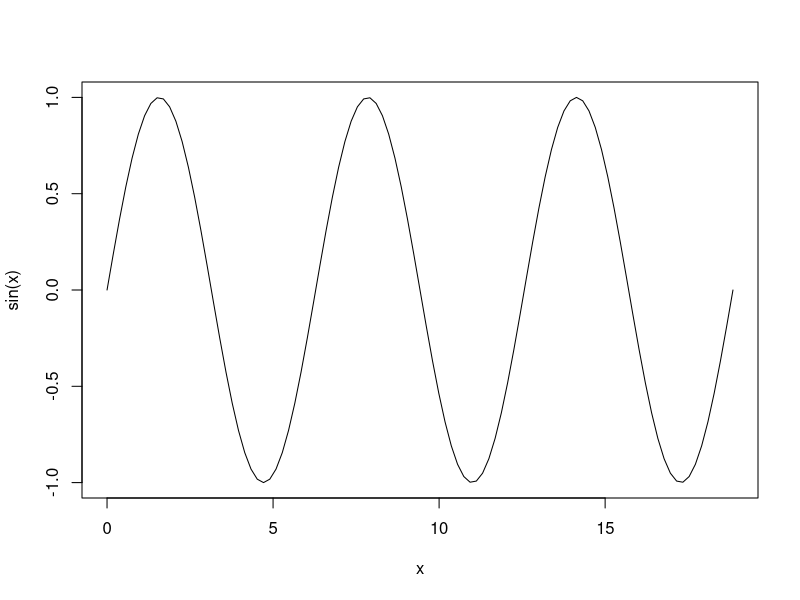
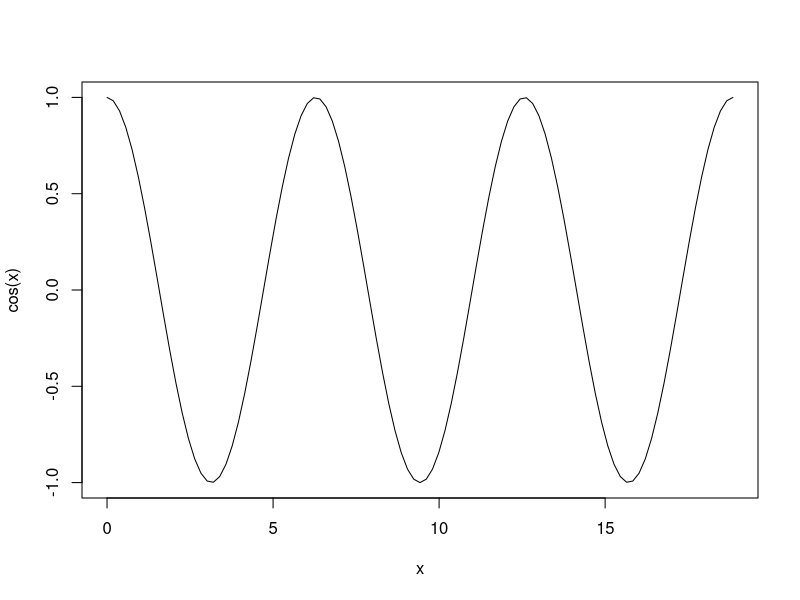
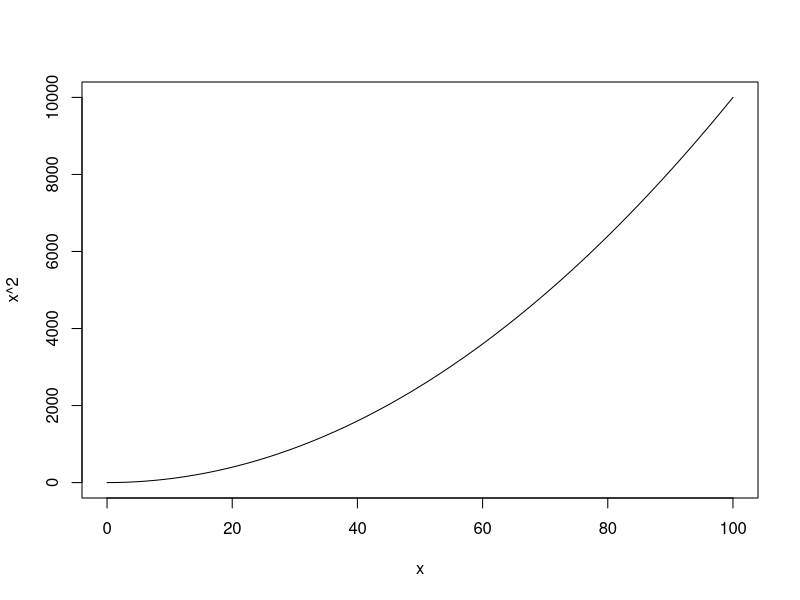
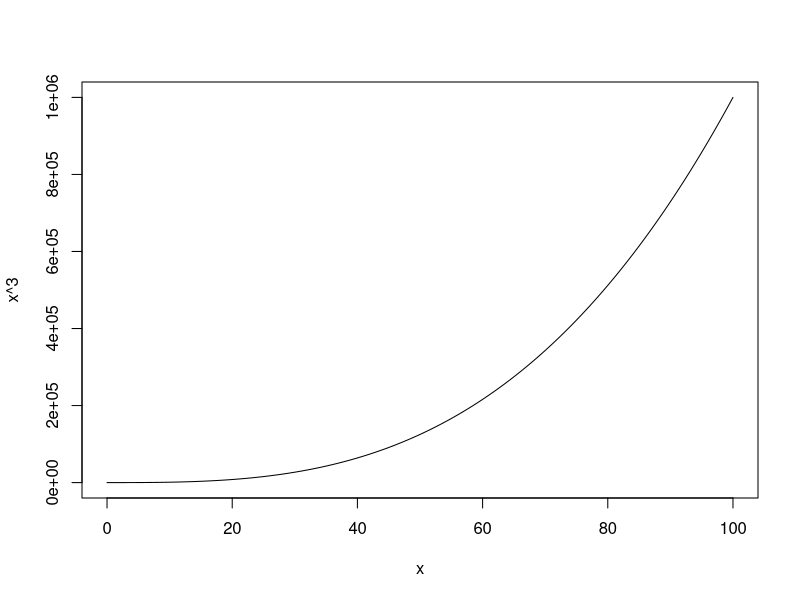
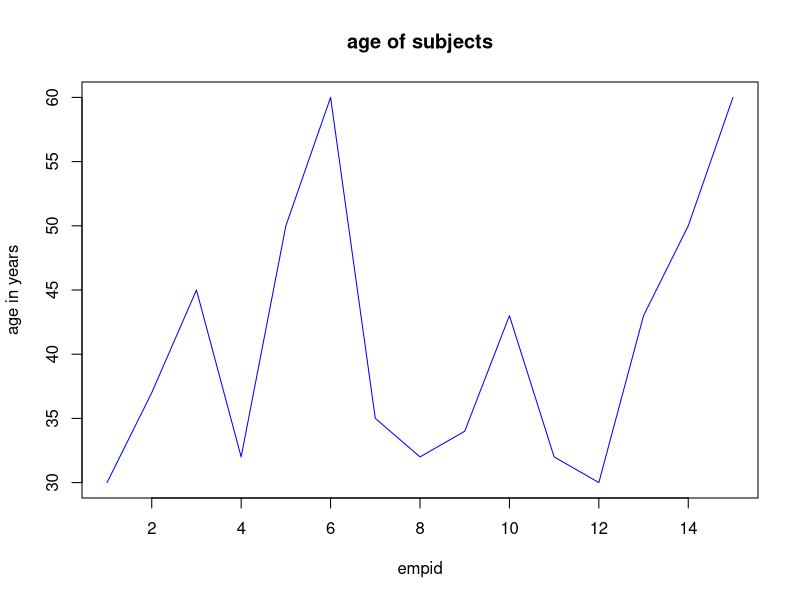
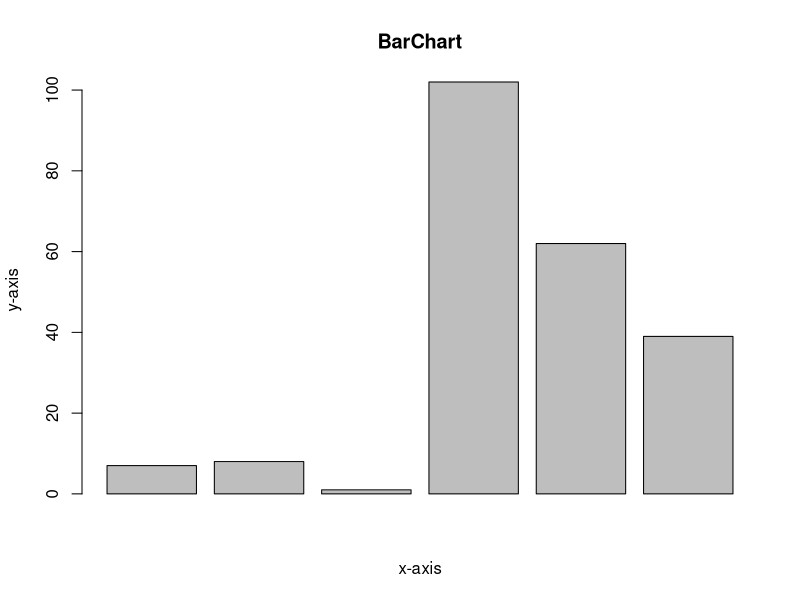
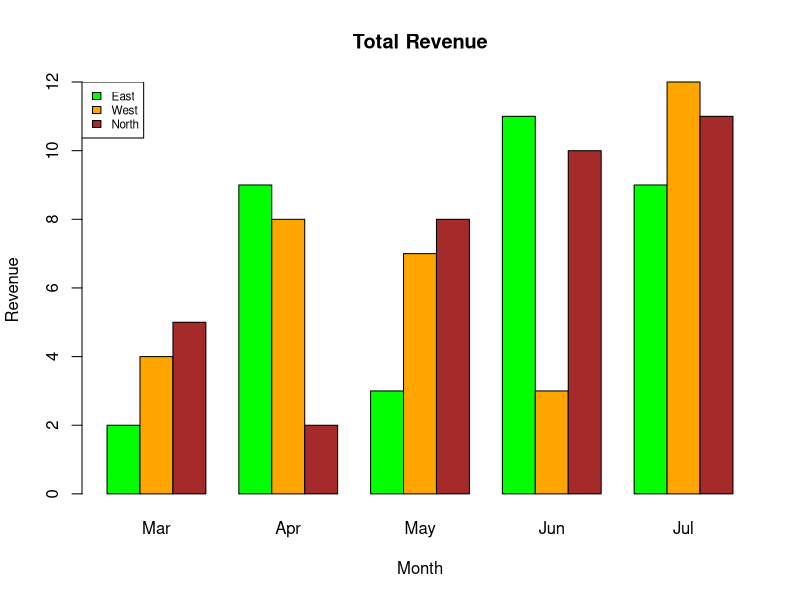

Source code (R) for these figures, in order:
#Few simple statistcal measures:
#a.Enter data as 1,2,,,,,10.
data=1:10
data
#b.Find sum of the numbers
sum(data)
#c.Find mean,median.
mean(data)
median(data)
#d.Find sum of squares of these values.
sum(data^2)
#e.Find the value of i/n∑|xi-x|=This is known as mean deviation about mean(MDx)
mean_d=sum(abs(data-mean(data)))/10
#f.Check whether MDx is less than or equal to standard deviation.
mean_d<=sd(data)
#g.Find standard deviation using formula.
sd(data)
sqrt(sum(abs(data-mean(data))^2)/9)

#Graphs Curve()
curve(expr=sin,from=0, to=6*pi)
curve(expr=cos,from=0, to=6*pi)
curve(expr=x^2,from=0, to=100)
curve(expr=x^3,from=0, to=100)
#Plot()
empid=c(1,2,3,4,5,6,7,8,9,10,11,12,13,14,15)
age=c(30,37,45,32,50,60,35,32,34,43,32,30,43,50,60)
sex=c(0,1,0,1,1,1,0,1,1,0,0,0,1,0,1)
status=c(1,1,2,1,2,2,1,2,2,2,1,2,1,1,1)
empinfo=data.frame(empid,age,sex,status)
empinfo$sex=factor(empinfo$sex,labels=c("Male","Female"))
empinfo$status=factor(empinfo$status,labels=c("Staff","Faculty"))

plot(empinfo$empid,empinfo$age,type="l",main="age of subjects",xlab="empid",ylab="age in years",col="blue")

x=c(7,8,1,102,62,39)
barplot(x,xlab="x-axis",ylab="y-axis",main="BarChart")


colors = c("green", "orange", "brown")
months = c("Mar", "Apr", "May", "Jun", "Jul")
regions = c("East", "West", "North")
 
Values = matrix(c(2, 9, 3, 11, 9, 4, 8, 7, 3, 12, 5, 2, 8, 10, 11),nrow = 3, ncol = 5, byrow = TRUE)
 
barplot(Values, main = "Total Revenue", names.arg = months,xlab = "Month", ylab = "Revenue",col = colors, beside = TRUE)
legend("topleft", regions, cex = 0.7, fill = colors)